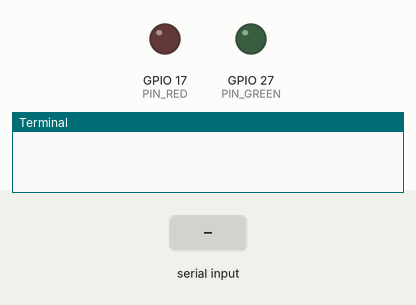
Bench run of a program on a simulated Raspberry Pi (BCM pin numbers). On the bench: output pins drawn as LEDs (lit = HIGH), the last lines printed to the terminal. The test bench sets the inputs (shaded band).

Above: at 1.2 s.
1.3 s: "1" typed at the terminal, then Enter
At 2.5 s:
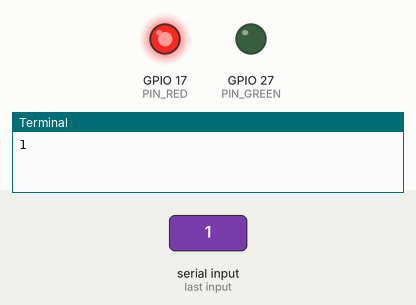
2.8 s: "0" typed at the terminal, then Enter
At 3.8 s:
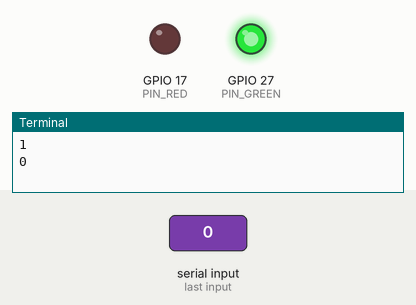
4.3 s: "2" typed at the terminal, then Enter
At 5.0 s:
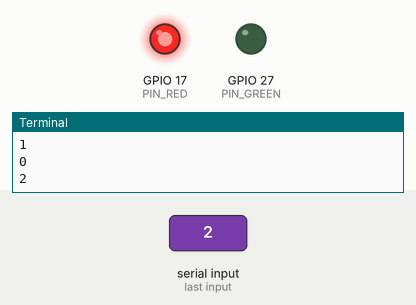
Timing chart, 0 to 7.3 s (numbered marks = the images above; inputs shaded):
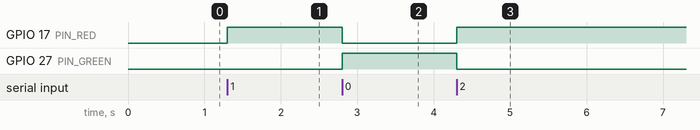

Measured:
- after the input at 1.3 s, GPIO 17 (PIN_RED): LOW → HIGH at once
- after the input at 2.8 s, GPIO 17 (PIN_RED): HIGH → LOW at once; GPIO 27 (PIN_GREEN): LOW → HIGH at once
- after the input at 4.3 s, GPIO 17 (PIN_RED): LOW → HIGH at once; GPIO 27 (PIN_GREEN): HIGH → LOW at once

The program:

traffic_lights_pedestrian.py
```python
import RPi.GPIO as GPIO

PIN_RED = 17
PIN_GREEN = 27

GPIO.setmode(GPIO.BCM)
GPIO.setup(PIN_RED, GPIO.OUT)
GPIO.setup(PIN_GREEN, GPIO.OUT)
GPIO.setwarnings(False)

while True:
    input()
    if GPIO.input(PIN_RED) == 0:
        GPIO.output(PIN_RED, True)
        GPIO.output(PIN_GREEN, False)
    else:
        GPIO.output(PIN_RED, False)
        GPIO.output(PIN_GREEN, True)
```
